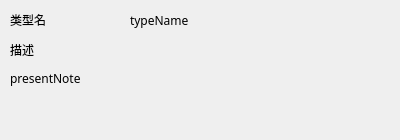
<?xml version="1.0" encoding="UTF-8"?>
<ui version="4.0">
 <class>TypeDetail</class>
 <widget class="QWidget" name="TypeDetail">
  <property name="geometry">
   <rect>
    <x>0</x>
    <y>0</y>
    <width>400</width>
    <height>140</height>
   </rect>
  </property>
  <property name="windowTitle">
   <string>Form</string>
  </property>
  <property name="windowOpacity">
   <double>0.800000000000000</double>
  </property>
  <widget class="QLabel" name="labelTypeName">
   <property name="geometry">
    <rect>
     <x>10</x>
     <y>10</y>
     <width>80</width>
     <height>20</height>
    </rect>
   </property>
   <property name="font">
    <font>
     <family>微软雅黑</family>
    </font>
   </property>
   <property name="text">
    <string>类型名</string>
   </property>
  </widget>
  <widget class="QLabel" name="labelDescription">
   <property name="geometry">
    <rect>
     <x>10</x>
     <y>40</y>
     <width>80</width>
     <height>20</height>
    </rect>
   </property>
   <property name="font">
    <font>
     <family>微软雅黑</family>
    </font>
   </property>
   <property name="text">
    <string>描述</string>
   </property>
  </widget>
  <widget class="QLabel" name="labelPresentDescription">
   <property name="geometry">
    <rect>
     <x>10</x>
     <y>70</y>
     <width>381</width>
     <height>61</height>
    </rect>
   </property>
   <property name="font">
    <font>
     <family>微软雅黑</family>
    </font>
   </property>
   <property name="text">
    <string>presentNote</string>
   </property>
   <property name="alignment">
    <set>Qt::AlignLeading|Qt::AlignLeft|Qt::AlignTop</set>
   </property>
  </widget>
  <widget class="QLabel" name="labelPresentTypeName">
   <property name="geometry">
    <rect>
     <x>130</x>
     <y>10</y>
     <width>80</width>
     <height>20</height>
    </rect>
   </property>
   <property name="font">
    <font>
     <family>微软雅黑</family>
    </font>
   </property>
   <property name="text">
    <string>typeName</string>
   </property>
  </widget>
 </widget>
 <resources/>
 <connections/>
</ui>
